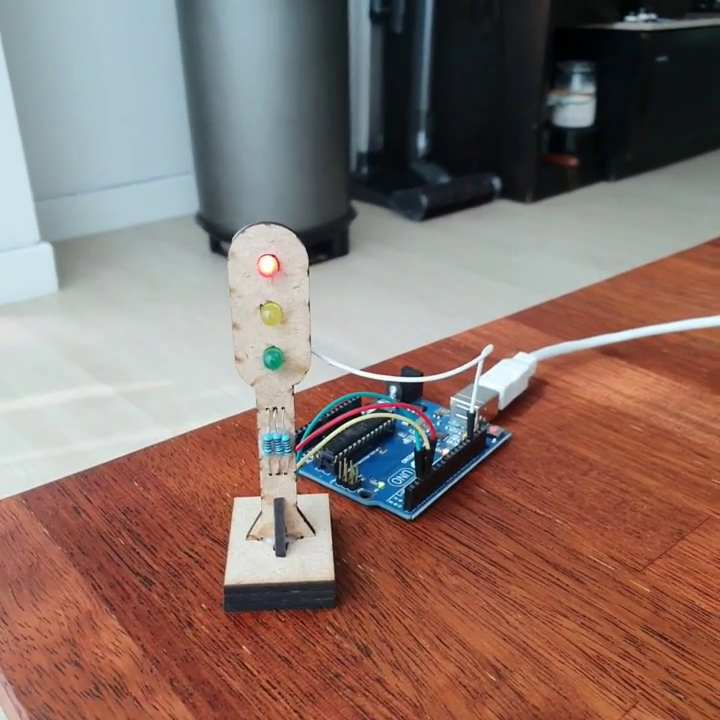
#> input picture frame 35 of YOLO5/test_mp4.mp4, 720 x 720 px, given in place of test_avi.mp4, which was not available
$ python 3_edge_angle_avi_v3.py
#> lines starting #> are read from the running program, lines starting #| are printed output that depends on the picture; after the words box and inside, x2 and y2 are one past the last pixel; in counts of white or black regions, pixels touching at a corner belong together; pictures that were not available may be replaced by others from this repository, and a replacement may not be noted
import cv2
import numpy as np
import math

cap = cv2.VideoCapture('./asset/test_avi.mp4')
frame_count = 0
for i in range(3):
    _, frame = cap.read()
#> this loop made 3 passes
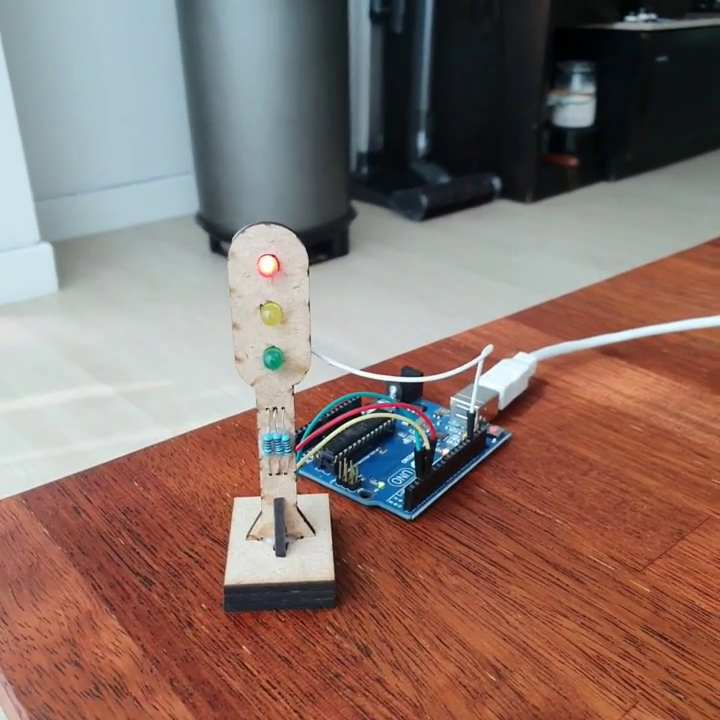
#> input picture frame 35 of YOLO5/test_mp4.mp4, 720 x 720 px, given in place of test_avi.mp4, which was not available
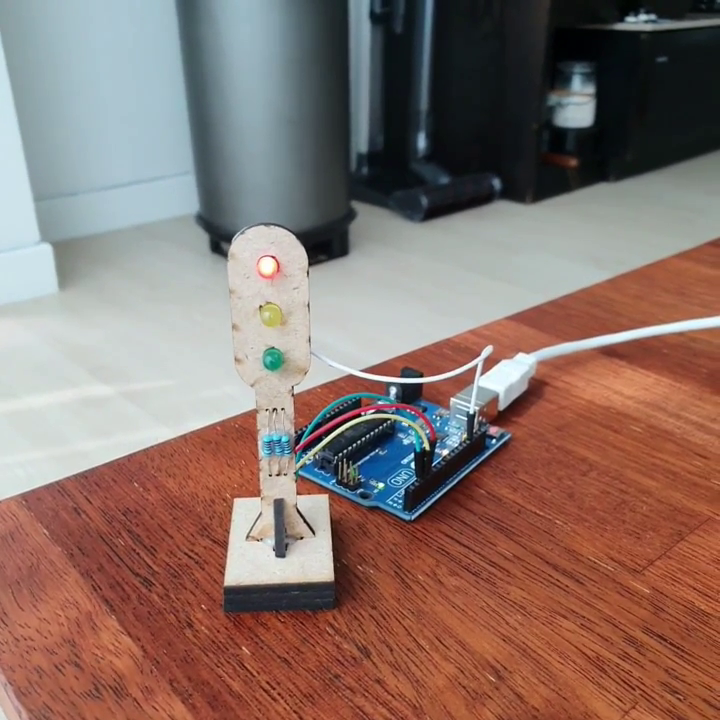
#> input picture frame 36 of YOLO5/test_mp4.mp4, 720 x 720 px, given in place of test_avi.mp4, which was not available

try:
    while cap.isOpened():
        _, frame = cap.read()
        print(f'count{frame_count}')
        img_resize = cv2.resize(frame, (640,480)) # (480,640,3)
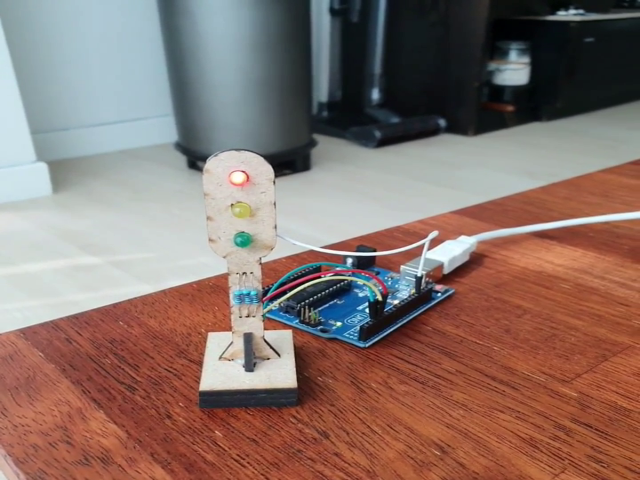
#> img_resize: shape (480, 640, 3); mean B, G, R 106.8, 114, 137.3
        height, width, channel = img_resize.shape
#> height = 480; width = 640; channel = 3

        gray = cv2.cvtColor(img_resize, cv2.COLOR_BGR2GRAY)
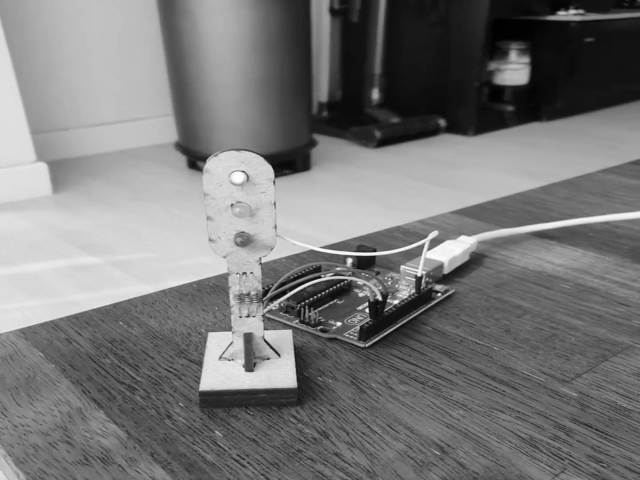
#> gray: shape (480, 640); min 0, max 252, mean 120.1
        canny = cv2.Canny(gray, 30, 70)
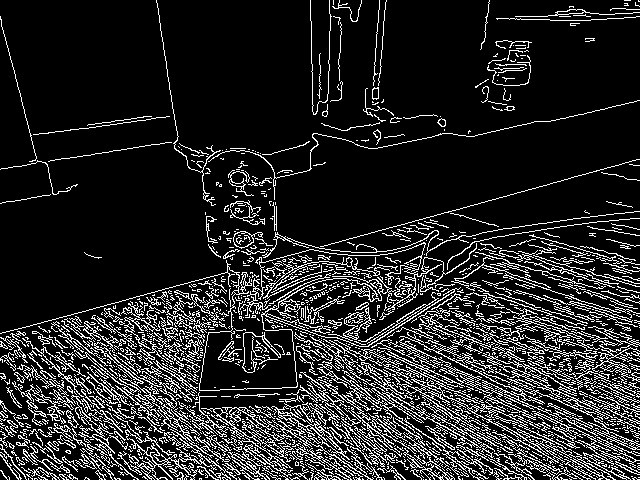
#> canny: shape (480, 640); 15.1% white in thin lines or dots
        #cv2.imshow('canny', canny)

        mask = np.zeros_like(canny)  # (480,640)

        # 자동차 위치 = (int(width/2), height)
        height, width = mask.shape  # height = 480 / width = 640
        x = int(width / 2)
#> x = 320
        y = height
#> y = 480
        # print('기준 좌표:', x,y)

        # mask 0, 45, 90, 135, 180
        mask_0 = cv2.line(mask.copy(), (x, y - 1), (2 * x, y - 1), (255), 3)  # 0도
        mask_45 = cv2.line(mask.copy(), (x, y), (width, height // 2), (255), 1)  # 45도
        mask_90 = cv2.line(mask.copy(), (x, y), (x, 0), (255), 3)  # 90도
        mask_135 = cv2.line(mask.copy(), (x, y), (0, height // 2), (255), 3)  # 135도
        mask_180 = cv2.line(mask.copy(), (x, y - 1), (0, y - 1), (255), 3)  # 180도

        for index, mask_n in enumerate([mask_0, mask_45, mask_90, mask_135, mask_180]):
            mask_img = cv2.bitwise_and(canny, mask_n)
            globals()[f'line_xy_{index}'] = []
            globals()[f'line_dis_{index}'] = []
            for i in range(0, mask_img.shape[0]):
                for j in range(0, mask_img.shape[1]):
                    this_img = mask_img[i][j]
                    if this_img == 255:  # and (j<317 or j>323):
                        globals()[f'line_xy_{index}'].append((j, i))
                        globals()[f'line_dis_{index}'].append(math.sqrt(math.pow(j - x, 2) + math.pow(i - y, 2)))
                        # cv2.circle(mask, (x,y), 3, (255), -1) # 그려서 확인하기 (작동에서는 뺌)
            # print("xy:",globals()[f'line_xy_{index}'])
            # print("dis:",globals()[f'line_dis_{index}'])
            min_index = globals()[f'line_dis_{index}'].index(min(globals()[f'line_dis_{index}']))
            # print("min_index:",min_index)
            if len(globals()[f'line_dis_{index}']) >= 1:
                cv2.line(img_resize, (x, y),
                         (globals()[f'line_xy_{index}'][min_index][0], globals()[f'line_xy_{index}'][min_index][1]),
                         (0, 255, 0), 5)
            elif len(globals()[f'line_dis_{index}']) == 0:
                if index == 0:
                    cv2.line(img_resize, (x, y), (2 * x, y), (255, 255, 0), 3)
                elif index == 1:
                    cv2.line(img_resize, (x, y), (x, y // 2), (255, 255, 0), 3)
                elif index == 2:
                    cv2.line(img_resize, (x, y), (x, 0), (255, 255, 0), 3)
                elif index == 3:
                    cv2.line(img_resize, (x, y), (0, y // 2), (255, 255, 0), 3)
                elif index == 4:
                    cv2.line(img_resize, (x, y), (0, y), (255, 255, 0), 3)
#> this loop made 5 passes
#> pass 1, `mask_img = cv2.bitwise_and(canny, mask_n)`:
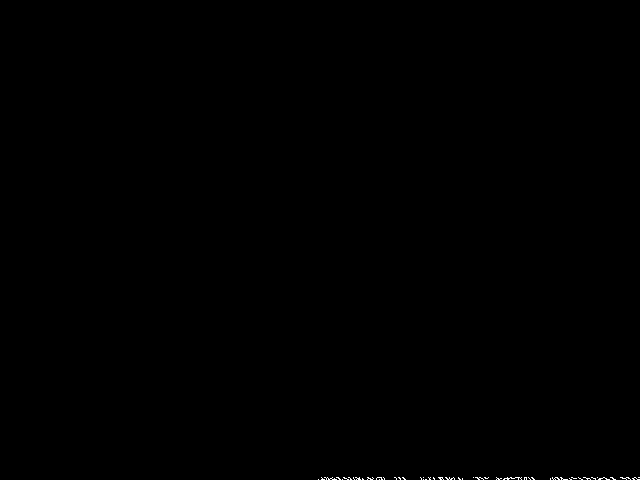
#> mask_img: shape (480, 640); 0.1% white in thin lines or dots, all inside (x1, y1, x2, y2) = (318, 477, 640, 480)
#> pass 2, `mask_img = cv2.bitwise_and(canny, mask_n)`:
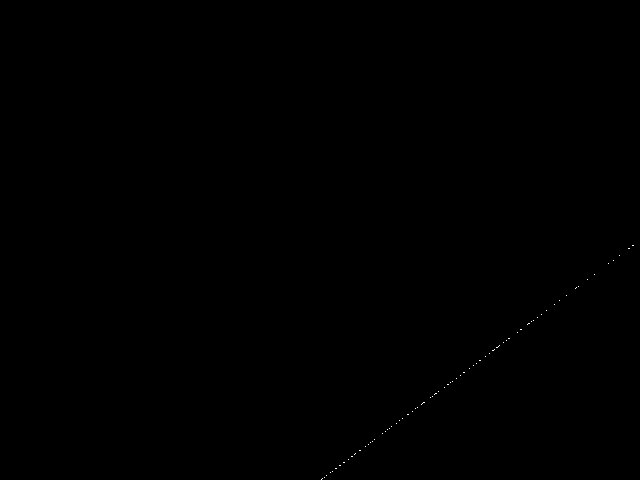
#> mask_img: shape (480, 640); 0.03% white in thin lines or dots, all inside (x1, y1, x2, y2) = (321, 245, 634, 480)
#> pass 3, `mask_img = cv2.bitwise_and(canny, mask_n)`:
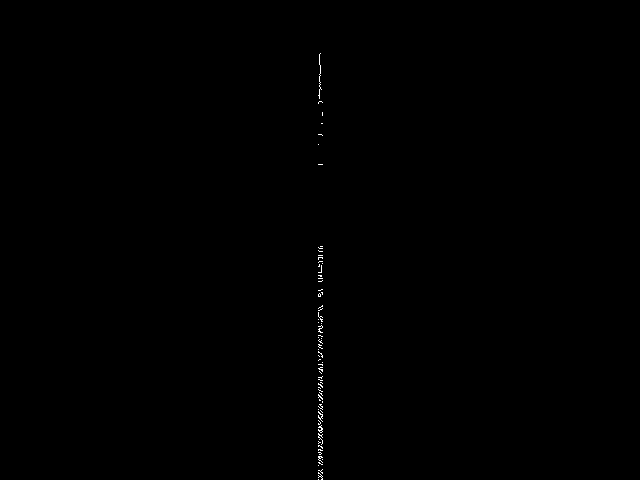
#> mask_img: shape (480, 640); 0.15% white in thin lines or dots, all inside (x1, y1, x2, y2) = (318, 53, 323, 480)
#> after the loop: img_resize: shape (480, 640, 3); 0.01% of pixels changed, all inside (x1, y1, x2, y2) = (318, 476, 325, 480)

        cv2.imshow("orig", frame)
        cv2.imshow("update", img_resize)
        if cv2.waitKey(1) & 0xFF == ord('q'):
#> (key q is pressed here)
            break
        frame_count = frame_count +1
finally:
    cap.release()
    cv2.destroyAllWindows()

$ run again, starting later in the video
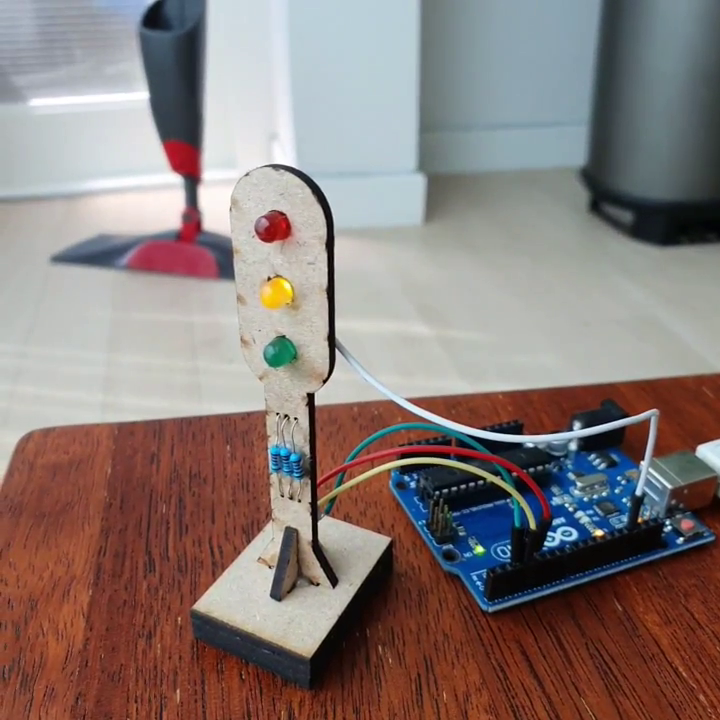
#> input picture frame 161 of YOLO5/test_mp4.mp4, 720 x 720 px, given in place of test_avi.mp4, which was not available
#> the loop `for i in range(3):` made 3 passes
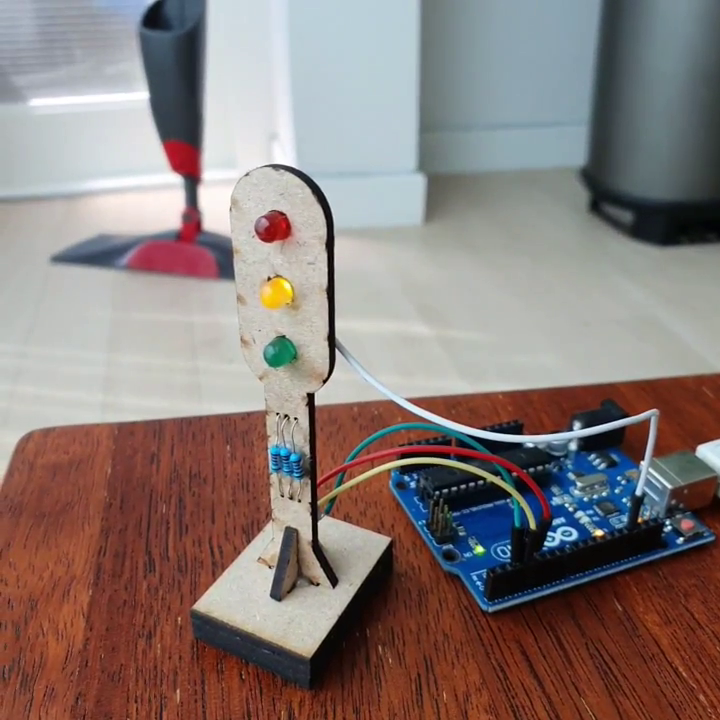
#> input picture frame 161 of YOLO5/test_mp4.mp4, 720 x 720 px, given in place of test_avi.mp4, which was not available
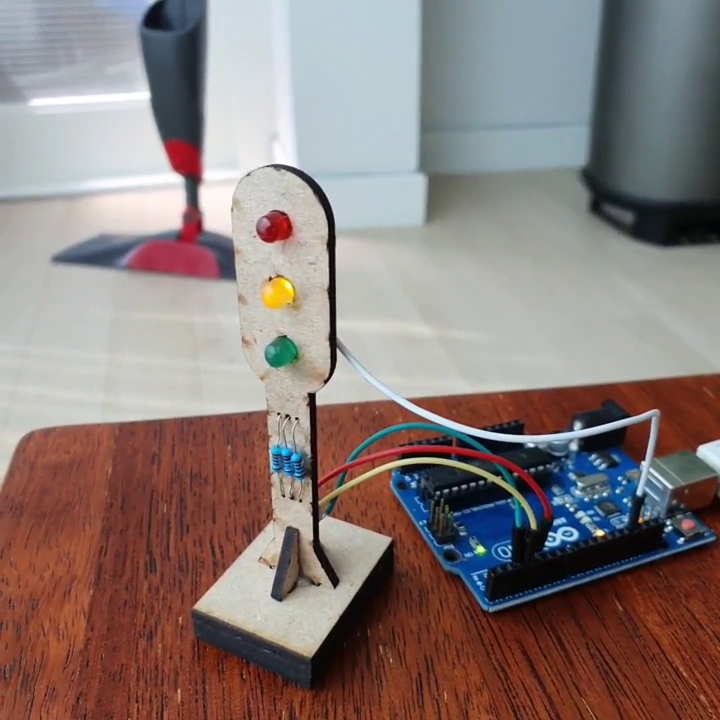
#> input picture frame 164 of YOLO5/test_mp4.mp4, 720 x 720 px, given in place of test_avi.mp4, which was not available
#> frame is the input picture: shape (720, 720, 3); mean B, G, R 120.4, 123.6, 137.5
#> `canny = cv2.Canny(gray, 30, 70)`:
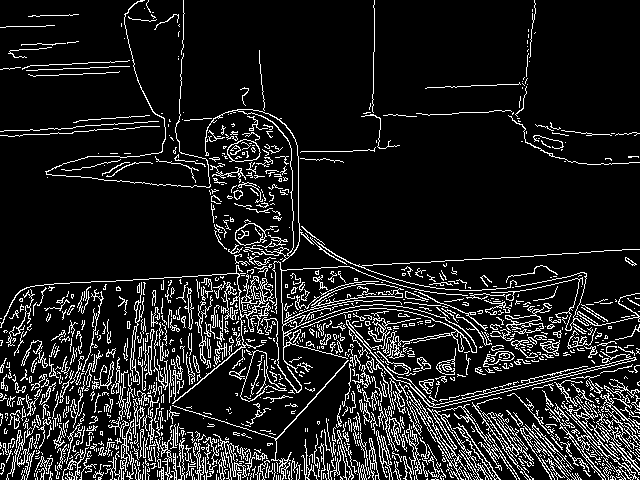
#> canny: shape (480, 640); 12.1% white in thin lines or dots
